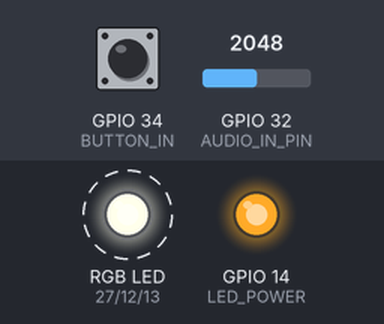
Simulated run of this program. Board: ESP32. On the bench: an RGB LED mixed from three pins (HIGH = lit), output pins drawn as LEDs (lit = HIGH). Dashed ring = blinking. The inputs (shaded band) are chosen by the test bench; at power-on: GPIO 34 (BUTTON_IN) HIGH, GPIO 32 (AUDIO_IN_PIN) = 2048.

Above: at 1.03 s.
1.3 s: GPIO 34 (BUTTON_IN) pulled LOW for 0.2 s
At 2.0 s:
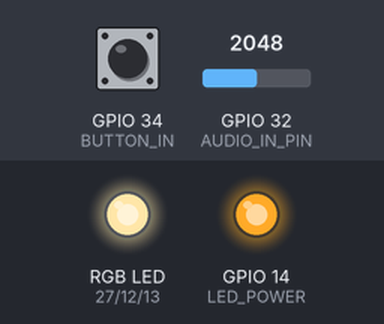
At 2.6 s:
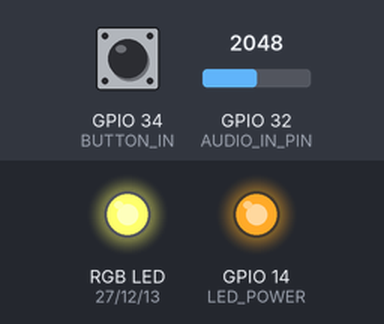
4.3 s: GPIO 34 (BUTTON_IN) pulled LOW for 1 s
At 6.8 s:
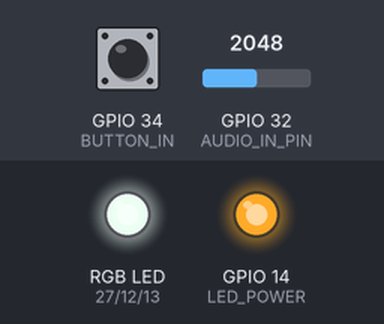
7.3 s: GPIO 34 (BUTTON_IN) pulsed LOW 5 times (0.12 s each, 0.3 s apart)
10.3 s: GPIO 34 (BUTTON_IN) pulsed LOW 2 times (0.12 s each, 0.3 s apart)
Timing chart, 0 to 26.3 s (numbered marks = the images above; inputs shaded):
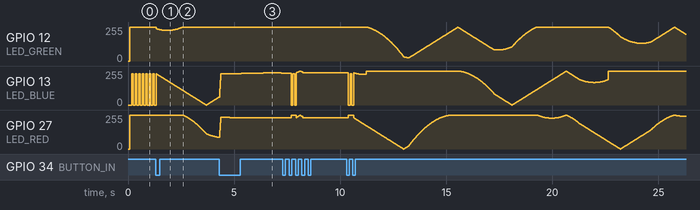

Measured:
- after the input at 1.3 s, GPIO 27 (LED_RED): moves from 255/255 to 89/255 over 1.6 s, starting after 1.3 s
- after the input at 4.3 s, GPIO 12 (LED_GREEN): stops changing and stays 255/255

The program:

main.cpp
```cpp
#include <Arduino.h>
#include <arduinoFFT.h>
#include <analogWrite.h>

void setColorAndBrightness(uint16_t h, double s, double b);
void hsv2rgb(uint16_t h, uint32_t s, uint32_t v, int color[3]);

//FFT-MODE
#define SAMPLES 128        // Must be a power of 2
#define SAMPLING_FREQ 8500 // Hz, must be 40000 or less due to ADC conversion time. Determines maximum frequency that can be analysed by the FFT Fmax=sampleF/2.
#define NUM_BANDS 8        // To change this, you will need to change the bunch of if statements describing the mapping from bins to bands
#define NOISE 800          // Used as a crude noise filter, values below this are ignored
#define FFT_THRESHOLD 3500

//Color-Fade
#define UPPER_LIMIT 32000
#define LOWER_LIMIT 8500
static int STEP_SIZE = 25;

//Envelope-Mode
const int ENV_THRESHOLD = 50;
#define NUM_VALS 20

//FADE-Mode
#define COLOR_FADING_SPEED 30
int BRIGHTNES_FADING_SPEED = 1;

//TICK-Mode
#define TICK_COLOR_HUE 24000
#define TICK_SPEED 12 //times per second

//Microphone pins
#define AUDIO_IN_PIN 32 // Signal in on this pin
#define ENVELOPE_IN_PIN 33
#define GATE_IN_PIN 25

//LED stuff
#define LED_RED 27
#define LED_GREEN 12
#define LED_BLUE 13
#define LED_POWER 14

//Color
#define MAX_HUE_VALUE 34000
#define MAX_SATURATION_VALUE 255
#define MAX_BRIGHTNESS_VALUE 255
#define MIN_BRIGHTNESS_VALUE 20
#define DIMMING 1337
const int BRIGHTNESS_DIMMING = MAX_BRIGHTNESS_VALUE / 4;

//Modes
#define FFT_MODE 0
#define ENVELOPE_MODE 1
#define TICK_MODE 2
#define FADE_MODE 3
#define BUTTON_IN 34
static int BUTTON_PRESSED = 0;
static int BUTTON_PRESSED_OLD = 0;

int mode = TICK_MODE;

//variables used in different modes
double brightness = MIN_BRIGHTNESS_VALUE;
int current_hue = (UPPER_LIMIT + LOWER_LIMIT) / 2;

//Debug mode
#define VERBOSE 0

// Sampling and FFT stuff
unsigned int sampling_period_us;
int bandValues[] = {0, 0, 0, 0, 0, 0, 0, 0, 0, 0, 0, 0, 0, 0, 0, 0};
double vReal[SAMPLES];
double vImag[SAMPLES];
unsigned long newTime;
arduinoFFT FFT = arduinoFFT(vReal, vImag, SAMPLES, SAMPLING_FREQ);

void fft();
void tick();
void envelope();
void fade();
void makeBands();

void setup()
{
  pinMode(LED_POWER, OUTPUT);
  pinMode(LED_RED, OUTPUT);
  pinMode(LED_GREEN, OUTPUT);
  pinMode(LED_BLUE, OUTPUT);
  pinMode(AUDIO_IN_PIN, INPUT);
  pinMode(ENVELOPE_IN_PIN, INPUT);
  pinMode(GATE_IN_PIN, INPUT);
  pinMode(BUTTON_IN, INPUT);

  Serial.begin(9600);
  sampling_period_us = round(1000000 * (1.0 / SAMPLING_FREQ));
}

void loop()
{
  digitalWrite(LED_POWER, HIGH);

  BUTTON_PRESSED = digitalRead(BUTTON_IN);

  if (BUTTON_PRESSED_OLD == 1 && BUTTON_PRESSED == 0)
  {
    switch (mode)
    {
    case FFT_MODE:
      mode = ENVELOPE_MODE;
      break;
    case ENVELOPE_MODE:
      mode = TICK_MODE;
      break;
    case TICK_MODE:
      mode = FADE_MODE;
      break;
    case FADE_MODE:
      mode = FFT_MODE;
      break;
    }
  }

  BUTTON_PRESSED_OLD = BUTTON_PRESSED;

  switch (mode)
  {
  case FFT_MODE:
    fft();
    break;
  case ENVELOPE_MODE:
    envelope();
    break;
  case TICK_MODE:
    tick();
    break;
  case FADE_MODE:
    fade();
    break;
  }
}

int test = 0;
int oldhue = current_hue;

void fft()
{
  makeBands();

  int val = bandValues[0];

  oldhue = current_hue;

  current_hue += STEP_SIZE;
  if (current_hue > UPPER_LIMIT)
    STEP_SIZE *= -1;
  if (current_hue < LOWER_LIMIT)
    STEP_SIZE *= -1;

  if (val > FFT_THRESHOLD)
  {
    setColorAndBrightness(current_hue, MAX_SATURATION_VALUE, MAX_BRIGHTNESS_VALUE);
  }
  else
  {
    setColorAndBrightness(current_hue, MAX_SATURATION_VALUE, DIMMING);
  }
}

void envelope()
{
}

void tick()
{
  delay(1000 / TICK_SPEED);

  setColorAndBrightness(TICK_COLOR_HUE, MAX_SATURATION_VALUE, MAX_BRIGHTNESS_VALUE);

  delay(1000 / TICK_SPEED);

  setColorAndBrightness(TICK_COLOR_HUE, MAX_SATURATION_VALUE, MIN_BRIGHTNESS_VALUE);
}
void fade()
{

  current_hue += COLOR_FADING_SPEED;
  if (current_hue > MAX_HUE_VALUE)
    current_hue = 0;

  brightness += BRIGHTNES_FADING_SPEED;

  if (brightness > MAX_BRIGHTNESS_VALUE || brightness < 2)
  {
    BRIGHTNES_FADING_SPEED *= -1;
    brightness += BRIGHTNES_FADING_SPEED;
  }

  setColorAndBrightness(current_hue, MAX_SATURATION_VALUE, brightness);

  delay(10);
}

void makeBands()
{
  if (VERBOSE)
    Serial.print("[");
  //Reset bandValues[]
  for (int i = 0; i < NUM_BANDS; i++)
  {
    if (VERBOSE)
    {
      if (i != NUM_BANDS - 1)
      {
        Serial.print(bandValues[i]);
        Serial.print(", ");
      }
      else
      {
        Serial.print(bandValues[i]);
        Serial.println("]");
      }
    }

    bandValues[i] = 0;
  }

  // Sample the audio pin
  for (int i = 0; i < SAMPLES; i++)
  {
    newTime = micros();
    vReal[i] = analogRead(AUDIO_IN_PIN); // A conversion takes about 9.7uS on an ESP32
    // Serial.println(vReal[i]);
    vImag[i] = 0;
    while ((micros() - newTime) < sampling_period_us)
    { /* chill */
    }
  }

  // Compute FFT
  FFT.DCRemoval();
  FFT.Windowing(FFT_WIN_TYP_HAMMING, FFT_FORWARD);
  FFT.Compute(FFT_FORWARD);
  FFT.ComplexToMagnitude();

  // Analyse FFT results
  for (int i = 2; i < (SAMPLES / 2); i++)
  { // Don't use sample 0 and only first SAMPLES/2 are usable. Each array element represents a frequency bin and its value the amplitude.
    if (vReal[i] > NOISE)
    { // Add a crude noise filter

      // if (NUM_BANDS == 8)
      // {
      if (i <= 3)
        bandValues[0] += (int)vReal[i];
      if (i > 3 && i <= 6)
        bandValues[1] += (int)vReal[i];
      if (i > 6 && i <= 13)
        bandValues[2] += (int)vReal[i];
      if (i > 13 && i <= 27)
        bandValues[3] += (int)vReal[i];
      if (i > 27 && i <= 55)
        bandValues[4] += (int)vReal[i];
      if (i > 55 && i <= 112)
        bandValues[5] += (int)vReal[i];
      if (i > 112 && i <= 229)
        bandValues[6] += (int)vReal[i];
      if (i > 229)
        bandValues[7] += (int)vReal[i];
      //}
      //else if (NUM_BANDS == 16){if (i <= 2)bandValues[0] += (int)vReal[i];if (i > 2 && i <= 3)bandValues[1] += (int)vReal[i];if (i > 3 && i <= 5)bandValues[2] += (int)vReal[i];if (i > 5 && i <= 7)bandValues[3] += (int)vReal[i];if (i > 7 && i <= 9)bandValues[4] += (int)vReal[i];if (i > 9 && i <= 13)bandValues[5] += (int)vReal[i];if (i > 13 && i <= 18)bandValues[6] += (int)vReal[i];if (i > 18 && i <= 25)bandValues[7] += (int)vReal[i];if (i > 25 && i <= 36)bandValues[8] += (int)vReal[i];if (i > 36 && i <= 50)bandValues[9] += (int)vReal[i];if (i > 50 && i <= 69)bandValues[10] += (int)vReal[i];if (i > 69 && i <= 97)bandValues[11] += (int)vReal[i];if (i > 97 && i <= 135)bandValues[12] += (int)vReal[i];if (i > 135 && i <= 189)bandValues[13] += (int)vReal[i];if (i > 189 && i <= 264)bandValues[14] += (int)vReal[i];if (i > 264)bandValues[15] += (int)vReal[i];}
    }
  }
}

void setColorAndBrightness(uint16_t h, double s, double b)
{
  if (b != DIMMING)
  {
    brightness = b;
  }
  else
  {
    brightness -= BRIGHTNESS_DIMMING;
    if (brightness < MIN_BRIGHTNESS_VALUE)
      brightness = MIN_BRIGHTNESS_VALUE;
  }

  int rgb[3];
  hsv2rgb(h, s, brightness, rgb);

  analogWrite(LED_RED, (int)(255 - (rgb[0])));
  analogWrite(LED_GREEN, (int)(255 - (rgb[1])));
  analogWrite(LED_BLUE, (int)(255 - (rgb[2])));
}

//################################# Color Conversion #############################################

void hsv2rgb(uint16_t h, uint32_t s, uint32_t v, int color[3])
{

  if (h >= MAX_HUE_VALUE)
    h -= MAX_HUE_VALUE;
  int16_t ph = h / 6;
  ph = ph % 2000;
  ph -= 1000;
  ph = 1000 - abs(ph);
  if (h == 0)
    ph = 0;
  uint32_t c = v * s;
  uint32_t x2 = c * ph;
  uint8_t x = x2 / 255000;
  uint8_t r, g, b;
  int32_t m = v * (255 - s) / 255;
  x += m;
  if (0 <= h && h < 6000)
  {
    r = v;
    g = x;
    b = m;
  } //rgb = [c, x, 0];
  if (6000 <= h && h < 12000)
  {
    r = x;
    g = v;
    b = m;
  } //rgb = [x, c, 0];
  if (12000 <= h && h < 18000)
  {
    r = m;
    g = v;
    b = x;
  } //rgb = [0, c, x];
  if (18000 <= h && h < 24000)
  {
    r = m;
    g = x;
    b = v;
  } //rgb = [0, x, c];
  if (24000 <= h && h < 30000)
  {
    r = x;
    g = m;
    b = v;
  } //rgb = [x, 0, c];
  if (30000 <= h && h < 36000)
  {
    r = v;
    g = m;
    b = x;
  } //rgb = [c, 0, x];

  color[0] = r;
  color[1] = g;
  color[2] = b;
}
```
